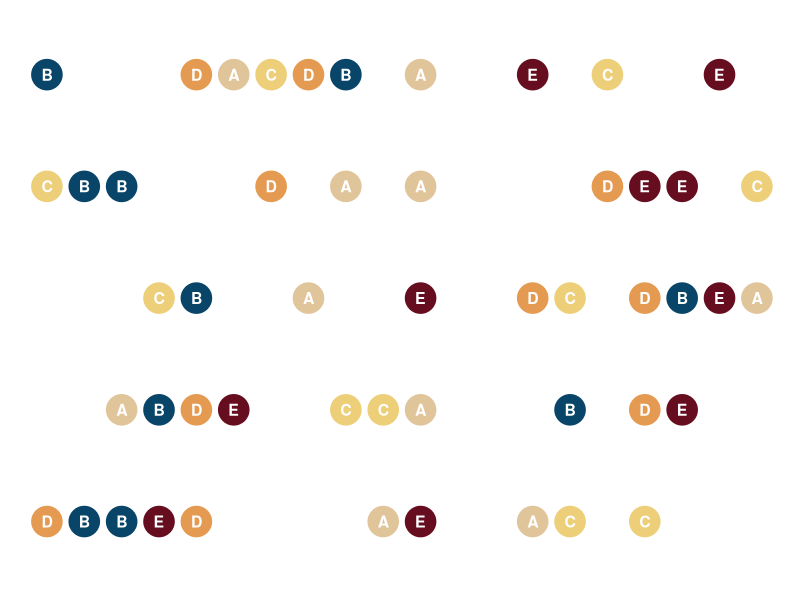

This chart was generated by the following R code:
## ---- chunk 1
library(tidyverse)    # untuk manupulasi, merapikan, & visualisasi data
## ---- chunk 2
our_palette <-c('#e1c59a',
                '#094568',
                '#edce79',
                '#e59a52',
                '#660d20')
## ---- chunk 3
set.seed(2000)
df1 = tibble(var1 = 'One',
             var2 = c('A','B','C','D','E','A','B','C','D','E'),
             val = sample(1:20, 10))
df2 = tibble(var1 = 'Two',
             var2 = c('A','B','C','D','E','A','B','C','D','E'),
             val = sample(1:20, 10))
df3 = tibble(var1 = 'Three',
             var2 = c('A','B','C','D','E','A','B','C','D','E'),
             val = sample(1:20, 10))
df4 = tibble(var1 = 'Four',
             var2 = c('A','B','C','D','E','A','B','C','D','E'),
             val = sample(1:20, 10))
df5 = tibble(var1 = 'Five',
             var2 = c('A','B','C','D','E','A','B','C','D','E'),
             val = sample(1:20, 10))

dot_strip_plot_df <- rbind(df1, df2, df3, df4, df5)
## ---- chunk 4
dot_strip_plot_rank <- dot_strip_plot_df %>%
  ggplot(aes(x = val,
             y = var1,
             color = var2,
             fill = var2)) +
  geom_point(size = 10) +
  geom_text(aes(label = var2),
            size = 4,
            fontface = 'bold',
            color = 'white') +
  scale_color_manual(values = our_palette,
                     guide = 'none') +
  scale_fill_manual(values = our_palette,
                    guide = 'none') +
  theme_minimal() +
  theme(
    axis.title = element_blank(),
    axis.text = element_blank(),
    axis.line = element_blank(),
    panel.grid.major = element_blank(),
    panel.grid.minor = element_blank(),
    panel.background = element_rect(fill = '#FFFFFF',
                                    color = NA),
    plot.background = element_rect(fill = '#FFFFFF',
                                   color = '#FFFFFF')
  )
## ---- chunk 5
dot_strip_plot_rank
